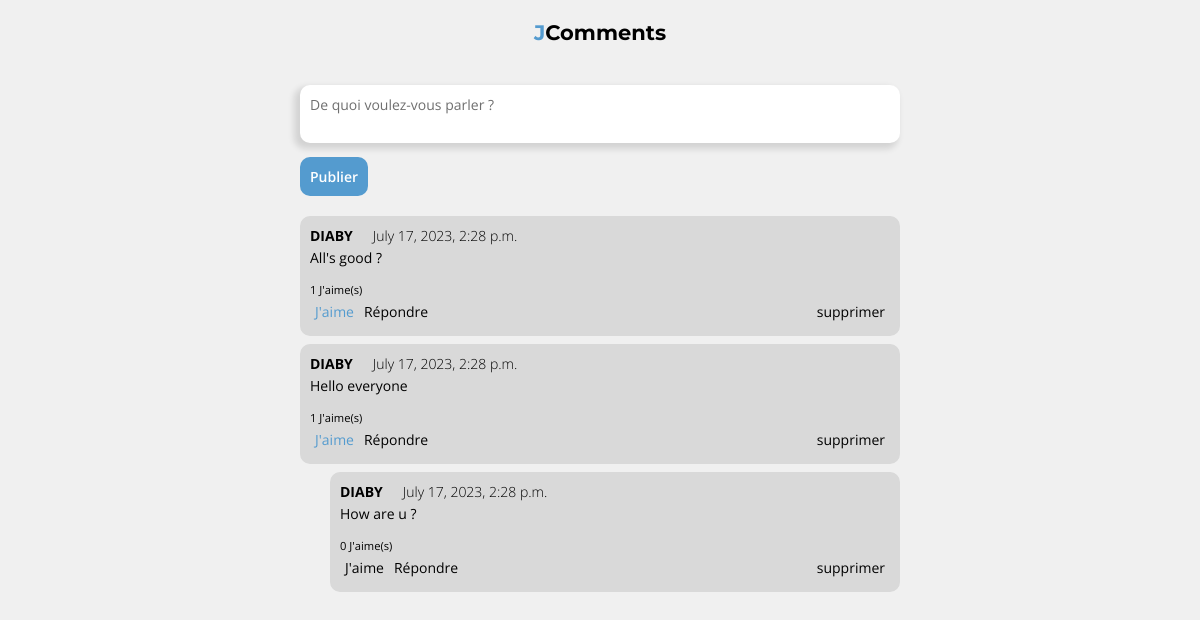
The page /comments/ (signed in) on the database its author committed.
### comments/models.py (models this page shows, shortened)
class Comment(models.Model):
    content = models.TextField()
    author = models.ForeignKey('auth.User', on_delete=models.CASCADE)
    parent = models.ForeignKey('self', on_delete=models.CASCADE, null=True, blank=True)
    likes = models.ManyToManyField('auth.User', related_name='comment_likes', blank=True)
    publish_date = models.DateTimeField(auto_now_add=True)
    @property
    def like_count(self):
        return self.likes.count()
    @property
    def children(self):
        return self.comment_set.all().order_by('-publish_date')
    @property
    def has_children(self):
        return self.children.count() > 0
    @property
    def is_child(self):
        return self.parent != None

### comments/views.py (the view)
# urls.py: path('', views.index, name='index'),
def index(request):
    comments = get_comments(
        [c for c in Comment.objects.all().order_by('-publish_date') if not c.parent]
    )
    return render(request, 'comments/index.html', {'comments': comments})

### comments/views.py (called while the page is built)
def get_comments(comment_list):
    all_comments = []
    for comment in comment_list:
        all_comments.append(comment)
        children = comment.children.all()
        if children:
            all_comments.extend(get_comments(children))
    return all_comments

### comments/templates/comments/index.html (shortened to what this page needs)
{% load static %}
<!DOCTYPE html>
<html lang="fr">
<head>
    <link rel="stylesheet" href="{% static 'css/comments/style.css' %}">
</head>
<body>
    <main>
        <h1><span>J</span>Comments</h1>
        <form action="#" method="POST" id="comment_form">
            <textarea placeholder="De quoi voulez-vous parler ?" name="comment_content"></textarea>
            <input type="submit" value="Publier">
        </form>
        <div id="all-comments">
            {% for comment in comments %}
                <div class="comment comment{{ comment.pk }} {% if comment.has_children %} isparent {% endif%} {% if comment.is_child %} ischild {% endif%}" data-id="{{ comment.pk }}" {% if comment.is_child %} data-parent="{{ comment.parent.pk }}" {% endif%}>
                    <div class="infos">
                        <h3>{{ comment.author.username }}</h3>
                        <p>{{ comment.publish_date }}</p>
                    </div>
                    <div class="content">
                        <p>{{ comment.content }}</p>
                    </div>
                    <div class="action">
                        <p><span>{{ comment.like_count }}</span> J'aime(s)</p>
                        <div>
                            <div>
                                <button class="{{comment.pk}} btn like-btn {% if request.user in comment.likes.all %} liked {% endif %}">J'aime</button>
                                <button class="btn response-btn">Répondre</button>
                            </div>
                            {% if request.user == comment.author %}
                                <button class="btn delete-btn">supprimer</button>
                            {% endif %}
                        </div>
                    </div>
                </div>
            {% endfor %}
        </div>
    </main>
</body>
</html>

### comments/static/css/comments/style.css (style rules this page uses)
html { font-size: 14px; }
*, body { margin: 0; padding: 0; box-sizing: border-box; font-family: "Open sans", sans-serif; font-size: 1rem; }
body { background-color: #F0F0F0; position: relative; }
main { max-width: 600px; width: 100%; margin: auto; position: relative; }
h1 { padding: 20px 0px; margin-bottom: 20px; }
h1 span { color: #549BCF; }
h1 , h1 span { font-size: 1.5rem; text-align: center; font-family: "Montserrat", sans-serif; }
form textarea, form textarea::placeholder { color: #6F6F6F; font-size: 1rem; }
form textarea { width: 100%; outline: none; border: none; padding: 10px; resize: none; box-shadow: -4px 4px 6px 2px rgba(0, 0, 0, 0.12); border-radius: 10px; margin-bottom: 10px; }
form input[type="submit"], .cancel-btn { outline: none; border: none; padding: 10px; background-color: #549BCF; color: white; font-size: 1rem; font-weight: 600; cursor: pointer; border-radius: 10px; margin-bottom: 10px; }
#all-comments { margin-top: 10px; display: flex; flex-direction: column; align-items: flex-end; }
.comment { background-color: #D9D9D9; border-radius: 10px; margin-bottom: 8px; padding: 10px; width: 100%; }
.comment .infos h3 { text-transform: uppercase; margin-right: 20px; }
.comment .infos p { font-weight: 300; }
.comment .infos { display: flex; margin-bottom: 3px; }
.comment .content { margin-bottom: 15px; }
.comment .action p, .comment .action p > span { font-size: .8rem; }
.comment .action button.liked { color: #549BCF; }
.comment .action button { cursor: pointer; padding: 5px; background: transparent; border: none; }
.comment .action > div { display: flex; justify-content: space-between; }
.comment .action > div > div { display: flex; align-items: center; }

### rows shown on the page
Comment: author.username "DIABY", publish_date "July 17, 2023, 2:28 p.m.", content "All's good ?", like_count "1", shows "supprimer"
Comment: author.username "DIABY", publish_date "July 17, 2023, 2:28 p.m.", content "Hello everyone", like_count "1", shows "supprimer"
Comment: author.username "DIABY", publish_date "July 17, 2023, 2:28 p.m.", content "How are u ?", like_count "0", shows "supprimer"
